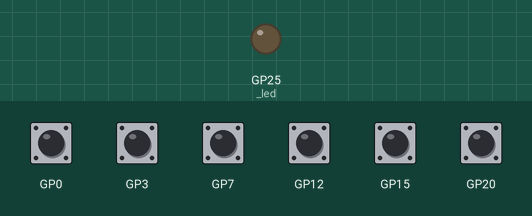
The program below on a simulated Raspberry Pi Pico running CircuitPython. Parts: output pins drawn as LEDs (lit = HIGH). Dashed ring = blinking. The inputs (shaded band) are chosen by the test bench; at power-on: GP0, GP3, GP7, GP12, GP15, GP20 HIGH. USB keyboard and mouse output is not drawn; what the program prints to the serial console is not drawn.

Above: at 1.2 s.
1.3 s: GP12 pulled LOW for 0.15 s
At 1.32 s:
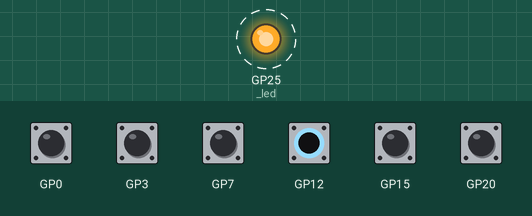
Timing chart, 0 to 4.3 s (numbered marks = the images above; inputs shaded):
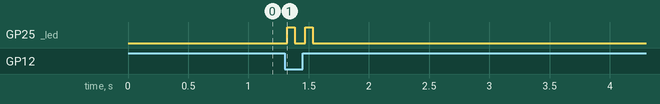

The program:

code.py
```python
"""
Arcade buttons -> USB HID keyboard for LightBurn.

Wiring (each input: GPIO pin -> switch -> GND, internal pull-up enabled):
  GP7  : button 1 (YELLOW)
  GP15 : button 2 (GREEN)
  GP0  : button 3 (RED)
  GP4  : button 4 (BLUE)
  GP20 : button 5 (BLACK)
  GP12 : toggle switch (center -> GND, one outer -> GP12)

How to edit a key:
  1. Find the line for the button in CONFIG below.
  2. Change the tuple of Keycode values.
     Single key:     (K.F1,)
     Chord:          (K.CONTROL, K.SHIFT, K.A)
     Letters / nums: K.A ... K.Z, K.ZERO ... K.NINE
     Modifiers:      K.CONTROL, K.SHIFT, K.ALT, K.GUI (=Win/Cmd)
     Specials:       K.ENTER, K.ESCAPE, K.SPACE, K.TAB, K.BACKSPACE
                     K.F1..K.F12, K.UP_ARROW, K.LEFT_ARROW, etc.
  3. Save. CircuitPython auto-reloads.

Full keycode list:
  https://docs.circuitpython.org/projects/hid/en/latest/api.html#adafruit-hid-keycode-keycode
"""

import board
import digitalio
import time
import usb_hid
from adafruit_hid.keyboard import Keyboard
from adafruit_hid.keycode import Keycode as K


# =============================================================================
# CONFIG -- edit keys here
# =============================================================================

# pin                 keys (tuple)                  # color : function
BUTTON_1_PIN  = board.GP7
BUTTON_1_KEYS = (K.CONTROL, K.SHIFT, K.ALT, K.G)    # YELLOW : Far corner

BUTTON_2_PIN  = board.GP15
BUTTON_2_KEYS = (K.ALT, K.S)                        # GREEN  : Start laser

BUTTON_3_PIN  = board.GP0
BUTTON_3_KEYS = (K.CONTROL, K.ESCAPE)               # RED    : Stop laser

BUTTON_4_PIN  = board.GP3
BUTTON_4_KEYS = (K.CONTROL, K.SHIFT, K.A)            # BLUE   : Frame laser

BUTTON_5_PIN  = board.GP20
BUTTON_5_KEYS = (K.F2,)                             # BLACK  : (unassigned)

TOGGLE_PIN      = board.GP12
TOGGLE_ON_KEYS  = (K.CONTROL, K.H)                  # toggle ON  : Home
TOGGLE_OFF_KEYS = (K.CONTROL, K.SHIFT, K.ALT, K.G)  # toggle OFF : Move opposite of home (macro)

DEBOUNCE_MS = 20
LED_FLASH_MS = 60  # onboard LED flash duration on each keypress

# =============================================================================
# Implementation -- no need to edit below
# =============================================================================

_BUTTONS = [
    (BUTTON_1_PIN, BUTTON_1_KEYS),
    (BUTTON_2_PIN, BUTTON_2_KEYS),
    (BUTTON_3_PIN, BUTTON_3_KEYS),
    (BUTTON_4_PIN, BUTTON_4_KEYS),
    (BUTTON_5_PIN, BUTTON_5_KEYS),
]

kbd = Keyboard(usb_hid.devices)

_led = digitalio.DigitalInOut(board.LED)
_led.direction = digitalio.Direction.OUTPUT
_led.value = False
_led_off_at = 0

def _flash():
    global _led_off_at
    _led.value = True
    _led_off_at = _now_ms() + LED_FLASH_MS

def _make_input(pin):
    p = digitalio.DigitalInOut(pin)
    p.direction = digitalio.Direction.INPUT
    p.pull = digitalio.Pull.UP
    return p

_btn_inputs = [(pin, keys, _make_input(pin)) for pin, keys in _BUTTONS]
_toggle = _make_input(TOGGLE_PIN)

_btn_state = [True] * len(_btn_inputs)
_btn_last  = [0] * len(_btn_inputs)
_tg_state  = _toggle.value
_tg_last   = 0

def _now_ms():
    return time.monotonic_ns() // 1_000_000

print("ready - 5 buttons + toggle armed")

while True:
    t = _now_ms()

    for i, (pin, keys, inp) in enumerate(_btn_inputs):
        v = inp.value
        if v != _btn_state[i] and (t - _btn_last[i]) > DEBOUNCE_MS:
            _btn_state[i] = v
            _btn_last[i] = t
            if not v:
                kbd.send(*keys)
                _flash()

    tv = _toggle.value
    if tv != _tg_state and (t - _tg_last) > DEBOUNCE_MS:
        _tg_state = tv
        _tg_last = t
        if tv:
            kbd.send(*TOGGLE_ON_KEYS)
        else:
            kbd.send(*TOGGLE_OFF_KEYS)
        _flash()

    if _led.value and t >= _led_off_at:
        _led.value = False

    time.sleep(0.005)
```

Measured:
- after the input at 1.3 s, GP25 (_led): alternates HIGH for 0.06 s and LOW for 0.09 s, 4 changes in all, then stays LOW, starting at once
